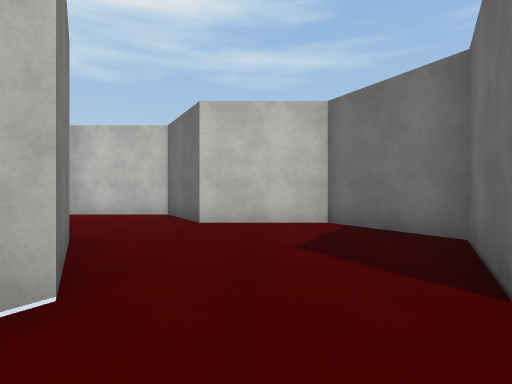
View 1 (above)

20 first-person views from a walk through a scene from a Unity 3-D project. The camera is 1.2 m above the floor, looks level and sees 80° across. The floor is counted in squares, 2 m on a side. Each view is taken from the middle of a square. On the plan, view 1 faces up. The plan holds only what a view shows up to about 9 squares ahead; the rest is blank. The place goes on beyond the plan. The player is left out. Surface patterns are stand-ins for the level's own textures.

View 2
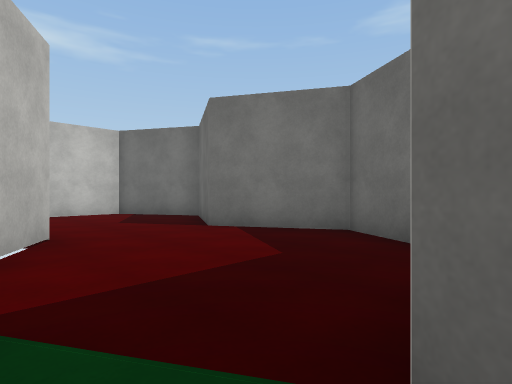

View 3
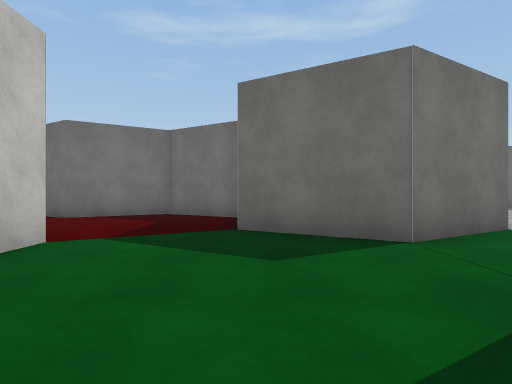

View 4
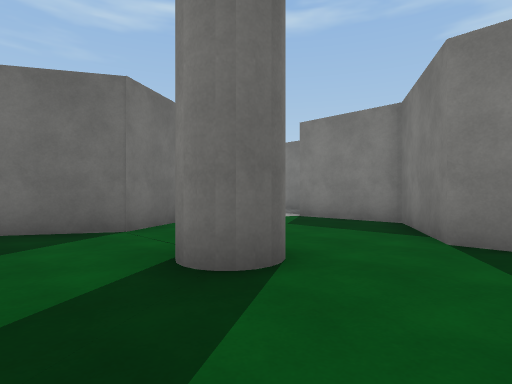

View 5
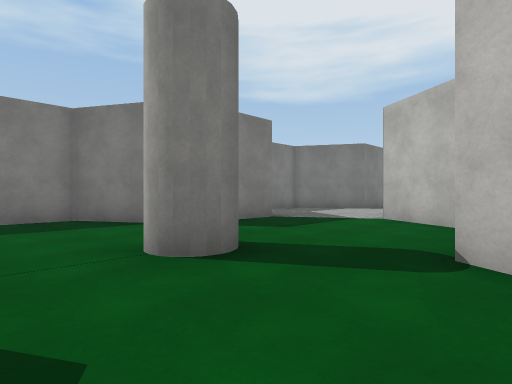

View 6
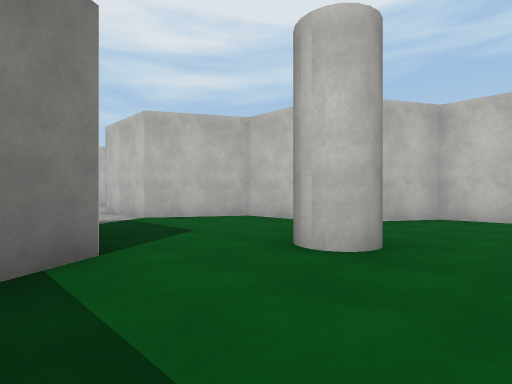

View 7
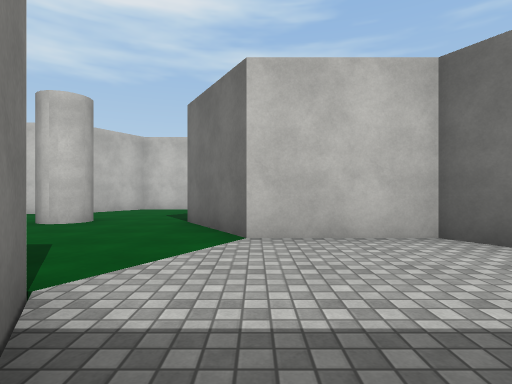

View 8
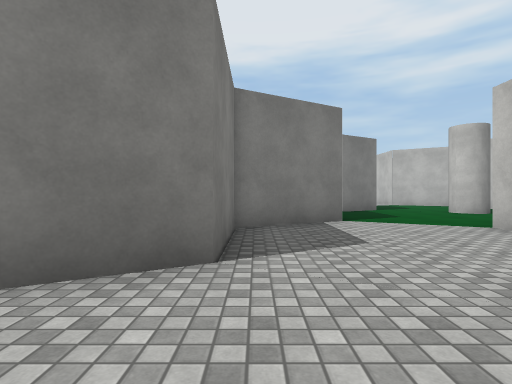

View 9
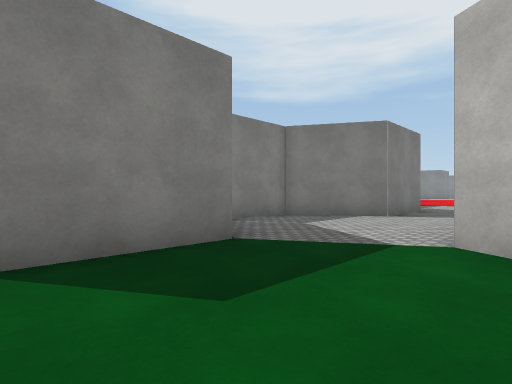

View 10
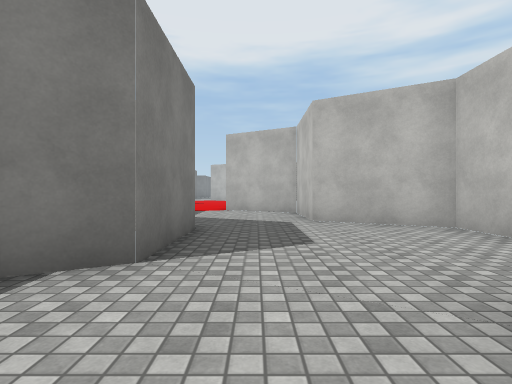

View 11
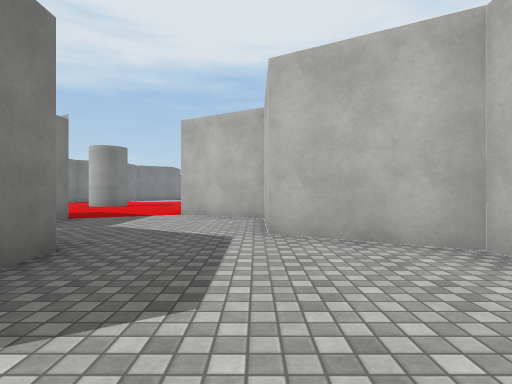

View 12
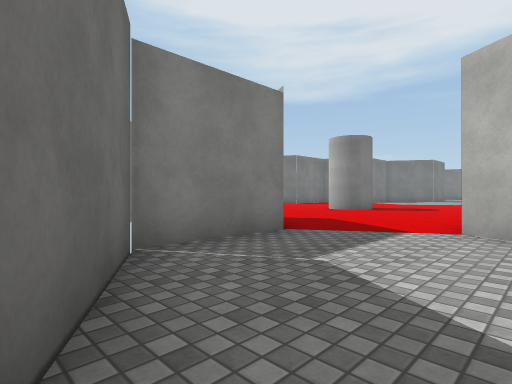

View 13
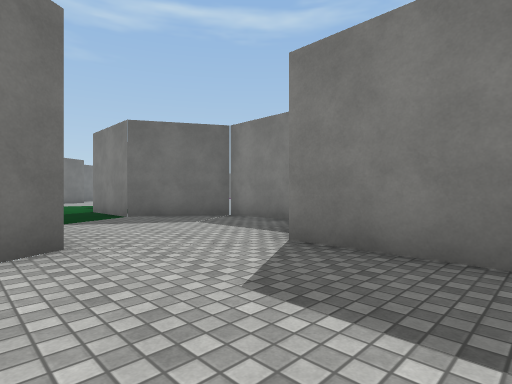

View 14
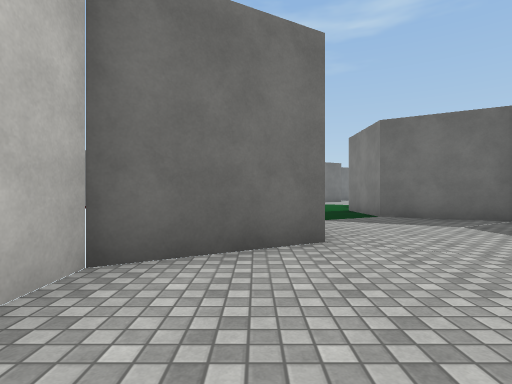

View 15
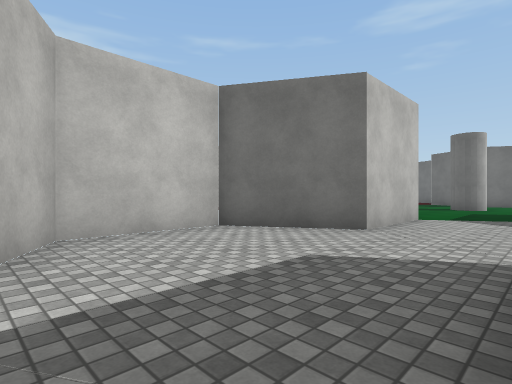

View 16
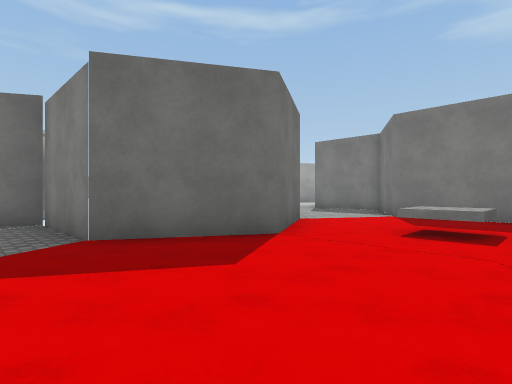

View 17
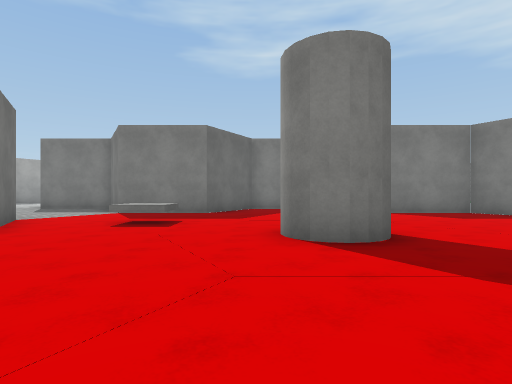

View 18
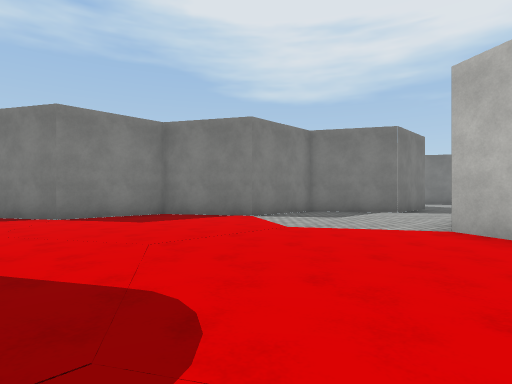

View 19
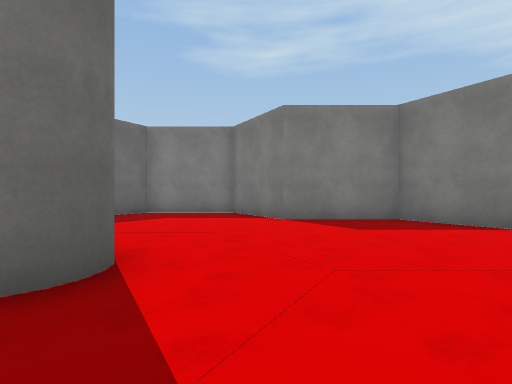

View 20
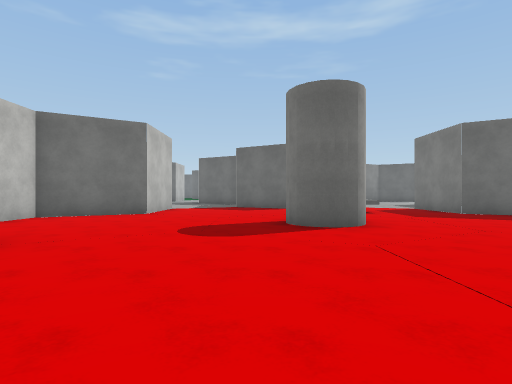

### Floor plan
Key: @ floor where view 1 was taken; # wall or solid block; . floor.
Columns run from 36 left of view 1 to 4 right of it. Each row starts with its distance up from view 1.
  8                                #####
  7                                 ...#
  6                                 ...####
  5                                  .....##
  4                                  #.....#
  3                                  ##...##
  2                                   #...#
  1                                   #...##
  0                                ####.@..#
 -1                               ##.......#
 -2                     ####   ####.......##
 -3                    #...#  ##.......#  #
 -4                   ##...## #.......##
 -5           ###  ####.....###....#..#
 -6          ...## #...................#
 -7         .....###....###.....###....####
 -8     #...............# ##...## #.......#
 -9    #...............##  #...#  ##.......
-10 ................####             ##.....
-11 .........##....##                 #......
-12 #........##.....#                  ###..
-13   ..............##                    #
-14   ###............
-15     #.............
-16     ####....####..
-17        ##...#  #
-18         #####

Positions as (right, up) in squares from view 1, and headings:
1: (0, 0), facing up
2: (-2, -3), facing up-right
3: (-6, -3), facing right
4: (-7, -3), facing down-right
5: (-3, -2), facing down-left
6: (-3, -8), facing up-left
7: (-1, -11), facing up
8: (4, -11), facing left
9: (-6, -4), facing down-left
10: (-11, -6), facing left
11: (-13, -5), facing left
12: (-16, -6), facing down-left
13: (-16, -4), facing down-right
14: (-16, -4), facing right
15: (-17, -7), facing up-right
16: (-24, -8), facing down-right
17: (-25, -7), facing down
18: (-27, -8), facing down-left
19: (-28, -9), facing down
20: (-32, -10), facing right
